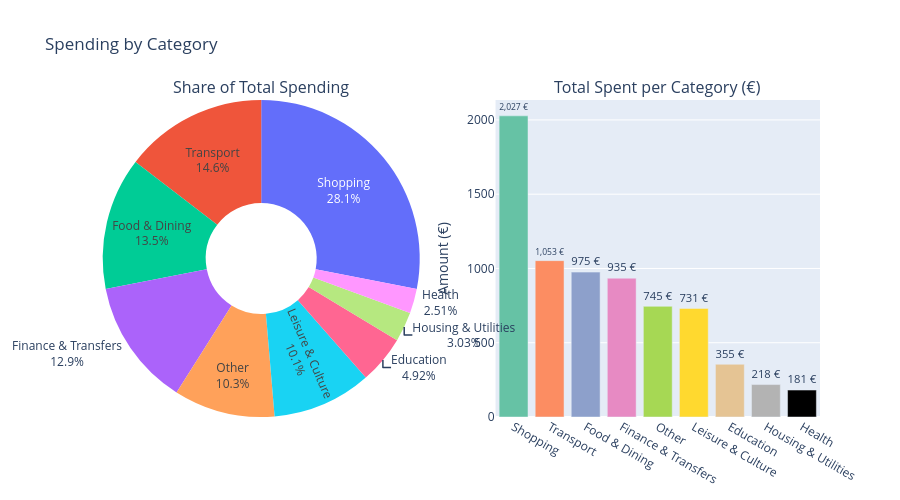

Notebook source saved alongside this figure:
### Markdown cell above
## 1. Spending by Category — Overview

### Code cell
# Total spending per category — pie chart + bar chart side by side
cat_totals = expenses.groupby("category")["expense"].sum().sort_values(ascending=False).reset_index()
cat_totals["pct"] = (cat_totals["expense"] / cat_totals["expense"].sum() * 100).round(1)

fig = make_subplots(
    rows=1, cols=2,
    specs=[[{"type": "pie"}, {"type": "bar"}]],
    subplot_titles=("Share of Total Spending", "Total Spent per Category (€)")
)

fig.add_trace(
    go.Pie(
        labels=cat_totals["category"],
        values=cat_totals["expense"],
        textinfo="label+percent",
        hovertemplate="%{label}<br>%{value:,.2f} €<br>%{percent}<extra></extra>",
        hole=0.35,
    ),
    row=1, col=1,
)

colors = px.colors.qualitative.Set2
fig.add_trace(
    go.Bar(
        x=cat_totals["category"],
        y=cat_totals["expense"],
        text=cat_totals["expense"].apply(lambda x: f"{x:,.0f} €"),
        textposition="outside",
        marker_color=colors[: len(cat_totals)],
        hovertemplate="%{x}<br>%{y:,.2f} €<extra></extra>",
    ),
    row=1, col=2,
)

fig.update_layout(
    title_text="Spending by Category",
    height=500,
    showlegend=False,
)
fig.update_yaxes(title_text="Amount (€)", row=1, col=2)
fig.show()

### Figure 1 — Plotly figure (JSON) as saved in the notebook; plotly's stock layout.template omitted (floating-point values rounded to 4 significant figures)
{"data": [{"domain": {"x": [0, 0.45], "y": [0, 1]}, "hole": 0.35, "hovertemplate": "%{label}<br>%{value:,.2f} €<br>%{percent}<extra></extra>", "labels": ["Shopping", "Transport", "Food & Dining", "Finance & Transfers", "Other", "Leisure & Culture", "Education", "Housing & Utilities", "Health"], "textinfo": "label+percent", "type": "pie", "values": [2027.0, 1053.0, 975.4, 934.6, 745.0, 730.9, 355.0, 218.4, 181.3]}, {"hovertemplate": "%{x}<br>%{y:,.2f} €<extra></extra>", "marker": {"color": ["rgb(102,194,165)", "rgb(252,141,98)", "rgb(141,160,203)", "rgb(231,138,195)", "rgb(166,216,84)", "rgb(255,217,47)", "rgb(229,196,148)", "rgb(179,179,179)"]}, "text": ["2,027 €", "1,053 €", "975 €", "935 €", "745 €", "731 €", "355 €", "218 €", "181 €"], "textposition": "outside", "type": "bar", "x": ["Shopping", "Transport", "Food & Dining", "Finance & Transfers", "Other", "Leisure & Culture", "Education", "Housing & Utilities", "Health"], "xaxis": "x", "y": [2027.0, 1053.0, 975.4, 934.6, 745.0, 730.9, 355.0, 218.4, 181.3], "yaxis": "y"}], "layout": {"annotations": [{"font": {"size": 16}, "showarrow": false, "text": "Share of Total Spending", "x": 0.225, "xanchor": "center", "xref": "paper", "y": 1, "yanchor": "bottom", "yref": "paper"}, {"font": {"size": 16}, "showarrow": false, "text": "Total Spent per Category (€)", "x": 0.775, "xanchor": "center", "xref": "paper", "y": 1, "yanchor": "bottom", "yref": "paper"}], "height": 500, "showlegend": false, "title": {"text": "Spending by Category"}, "xaxis": {"anchor": "y", "domain": [0.55, 1]}, "yaxis": {"anchor": "x", "domain": [0, 1], "title": {"text": "Amount (€)"}}}}
